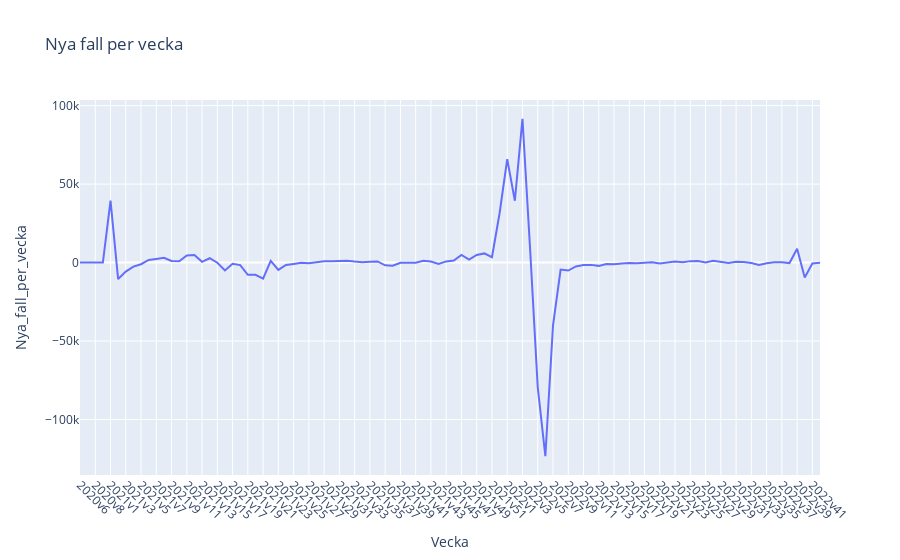

The cell this chart's notebook holds for it:
### Code cell
# Uppgift d)
# Draw line graph showing new cases per week, 2020v6 to now (plotly)

start_week = "2020v6"
end_week = fhm_covid["Vecka"].max()

fhm_covid_filtered = fhm_covid[fhm_covid["Vecka"] >= start_week]

# Calculate new cases per week
fhm_covid_filtered.loc[:, "Nya_fall_per_vecka"] = fhm_covid_filtered["Antal_fall_vecka"].diff().fillna(0)

fig = px.line(fhm_covid_filtered, x="Vecka", y="Nya_fall_per_vecka", title="Nya fall per vecka")
fig.update_xaxes(tickangle=45)

html_path = "../Labb/Visualiseringar/uppgift1_d).html"
fig.write_html(html_path)

fig.show()

### Figure 1 — Plotly figure (JSON) as saved in the notebook; plotly's stock layout.template omitted (floating-point values rounded to 4 significant figures)
{"data": [{"hovertemplate": "Vecka=%{x}<br>Nya_fall_per_vecka=%{y}<extra></extra>", "legendgroup": "", "line": {"color": "#636efa", "dash": "solid"}, "marker": {"symbol": "circle"}, "mode": "lines", "name": "", "orientation": "v", "showlegend": false, "type": "scatter", "x": ["2020v6", "2020v7", "2020v8", "2020v9", "2021v1", "2021v2", "2021v3", "2021v4", "2021v5", "2021v6", "2021v7", "2021v8", "2021v9", "2021v10", "2021v11", "2021v12", "2021v13", "2021v14", "2021v15", "2021v16", "2021v17", "2021v18", "2021v19", "2021v20", "2021v21", "2021v22", "2021v23", "2021v24", "2021v25", "2021v26", "2021v27", "2021v28", "2021v29", "2021v30", "2021v31", "2021v32", "2021v33", "2021v34", "2021v35", "2021v36", "2021v37", "2021v38", "2021v39", "2021v40", "2021v41", "2021v42", "2021v43", "2021v44", "2021v45", "2021v46", "2021v47", "2021v48", "2021v49", "2021v50", "2021v51", "2021v52", "2022v1", "2022v2", "2022v3", "2022v4", "2022v5", "2022v6", "2022v7", "2022v8", "2022v9", "2022v10", "2022v11", "2022v12", "2022v13", "2022v14", "2022v15", "2022v16", "2022v17", "2022v18", "2022v19", "2022v20", "2022v21", "2022v22", "2022v23", "2022v24", "2022v25", "2022v26", "2022v27", "2022v28", "2022v29", "2022v30", "2022v31", "2022v32", "2022v33", "2022v34", "2022v35", "2022v36", "2022v37", "2022v38", "2022v39", "2022v40", "2022v41", "2022v42"], "xaxis": "x", "y": [0, -1, 0, 13, 39433, -10511, -5713, -2568, -1050, 1678, 2331, 3067, 1059, 816, 4477, 4848, 504, 2758, -106, -5006, -724, -1628, -7764, -7744, -10196, 1120, -4700, -1546, -865, -113, -356, 369, 778, 799, 1149, 1208, 646, 222, 551, 732, -1709, -1954, -74, -94, -68, 1125, 716, -850, 759, 1274, 4822, 1886, 4848, 5836, 3422, 31434, 65934, 39417, 91631, 8720, -79327, -123378, -40178, -4484, -5089, -2477, -1608, -1462, -2088, -861, -1021, -545, -206, -379, -284, 161, -501, -61, 641, 269, 925, 1028, 118, 1206, 509, -246, 530, 403, -318, -1452, -383, 227, 266, -309, 8863, -9533, -591, -129], "yaxis": "y"}], "layout": {"legend": {"tracegroupgap": 0}, "title": {"text": "Nya fall per vecka"}, "xaxis": {"anchor": "y", "domain": [0, 1], "tickangle": 45, "title": {"text": "Vecka"}}, "yaxis": {"anchor": "x", "domain": [0, 1], "title": {"text": "Nya_fall_per_vecka"}}}}
